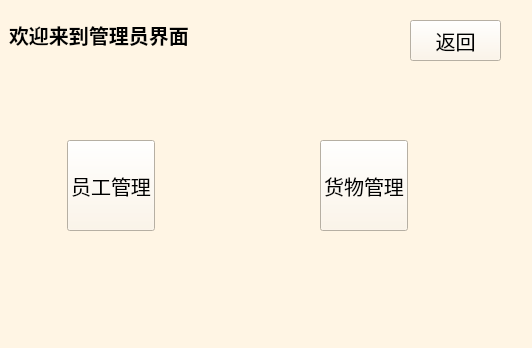
<?xml version="1.0" encoding="UTF-8"?>
<ui version="4.0">
 <class>Manager</class>
 <widget class="QWidget" name="Manager">
  <property name="geometry">
   <rect>
    <x>0</x>
    <y>0</y>
    <width>532</width>
    <height>348</height>
   </rect>
  </property>
  <property name="windowTitle">
   <string>Form</string>
  </property>
  <property name="styleSheet">
   <string notr="true">background-color: rgb(255, 245, 228);</string>
  </property>
  <widget class="QLabel" name="label">
   <property name="geometry">
    <rect>
     <x>9</x>
     <y>9</y>
     <width>231</width>
     <height>51</height>
    </rect>
   </property>
   <property name="font">
    <font>
     <pointsize>15</pointsize>
     <weight>75</weight>
     <bold>true</bold>
    </font>
   </property>
   <property name="text">
    <string>欢迎来到管理员界面</string>
   </property>
  </widget>
  <widget class="QPushButton" name="returnBtn">
   <property name="geometry">
    <rect>
     <x>410</x>
     <y>20</y>
     <width>91</width>
     <height>41</height>
    </rect>
   </property>
   <property name="sizePolicy">
    <sizepolicy hsizetype="Minimum" vsizetype="Minimum">
     <horstretch>0</horstretch>
     <verstretch>0</verstretch>
    </sizepolicy>
   </property>
   <property name="font">
    <font>
     <pointsize>15</pointsize>
    </font>
   </property>
   <property name="text">
    <string>返回</string>
   </property>
  </widget>
  <widget class="QWidget" name="">
   <property name="geometry">
    <rect>
     <x>67</x>
     <y>140</y>
     <width>341</width>
     <height>91</height>
    </rect>
   </property>
   <layout class="QHBoxLayout" name="horizontalLayout">
    <item>
     <widget class="QPushButton" name="staffManagerBtn">
      <property name="sizePolicy">
       <sizepolicy hsizetype="Minimum" vsizetype="Minimum">
        <horstretch>0</horstretch>
        <verstretch>0</verstretch>
       </sizepolicy>
      </property>
      <property name="font">
       <font>
        <pointsize>15</pointsize>
       </font>
      </property>
      <property name="text">
       <string>员工管理</string>
      </property>
     </widget>
    </item>
    <item>
     <spacer name="horizontalSpacer">
      <property name="orientation">
       <enum>Qt::Horizontal</enum>
      </property>
      <property name="sizeHint" stdset="0">
       <size>
        <width>48</width>
        <height>20</height>
       </size>
      </property>
     </spacer>
    </item>
    <item>
     <widget class="QPushButton" name="goodsManagerBtn">
      <property name="sizePolicy">
       <sizepolicy hsizetype="Minimum" vsizetype="Minimum">
        <horstretch>0</horstretch>
        <verstretch>0</verstretch>
       </sizepolicy>
      </property>
      <property name="font">
       <font>
        <pointsize>15</pointsize>
       </font>
      </property>
      <property name="text">
       <string>货物管理</string>
      </property>
     </widget>
    </item>
   </layout>
  </widget>
 </widget>
 <resources/>
 <connections/>
</ui>
